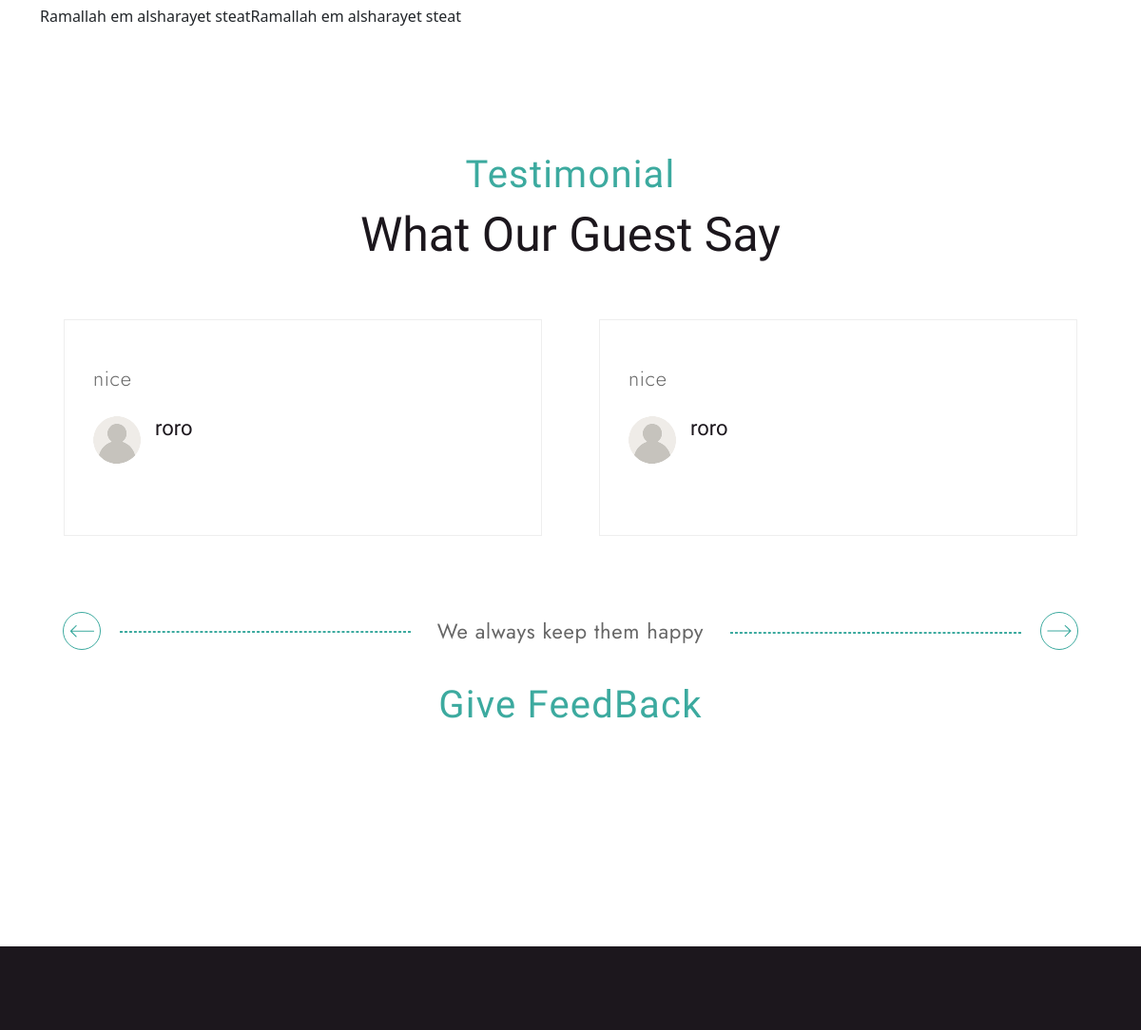
Page /subhall-details.php?shallId=65 (middle part) on the earlier database version.
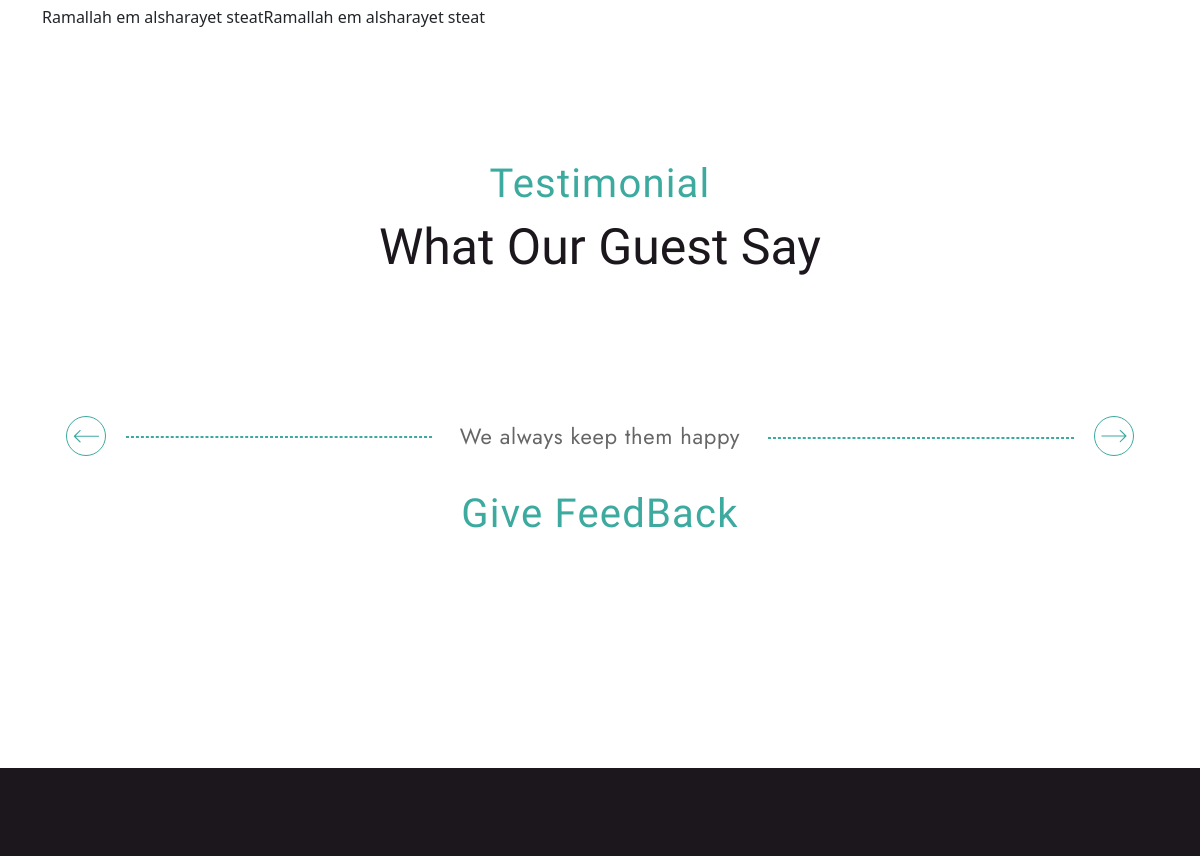
Same page on the later database version.
### tables this page shows
CREATE TABLE `feedback_subhall` (
  `id` int NOT NULL,
  `feedback` varchar(500) NOT NULL,
  `user_id` int NOT NULL,
  `hall_id` int NOT NULL
);

CREATE TABLE `users` (
  `id` int NOT NULL,
  `name` varchar(200) NOT NULL,
  `password` varchar(200) NOT NULL,
  `email` varchar(200) NOT NULL,
  `type` enum('user','owner') NOT NULL DEFAULT 'user',
  `status` tinyint(1) NOT NULL DEFAULT '1',
  `created_at` datetime NOT NULL DEFAULT CURRENT_TIMESTAMP
);

### admin/handlers/get_feedback_subhall.php (called while the page is built)
<?php
$sql="SELECT f.id, f.feedback, u.name
FROM feedback_subhall f
INNER JOIN users u
ON f.user_id = u.id where f.hall_id=$shallId ORDER BY f.id DESC";
$sqlResult=mysqli_query($conn,$sql);
$feedbackData=mysqli_fetch_all($sqlResult);
?>

### subhall-details.php (the view, shortened to what this page needs)
<?php
      if(isset($_POST['subhall'])){
      $shallId=$_POST['subhall']; }
      elseif(isset($_GET['shallId'])){
      $shallId=$_GET['shallId']; }
?>
<!DOCTYPE html>
<html lang="en">
<?php require ('inc/head.php'); ?>
<body>
<?php require ('inc/preloader_area.php');
    require("admin/handlers/db.php");
    $sql="SELECT * FROM subhalls where id=$shallId ";
    $sqlResult=mysqli_query($conn,$sql);
    $shallData=mysqli_fetch_assoc($sqlResult);
    require("admin/handlers/get_feedback_subhall.php");
    $sql1="SELECT * FROM feedback_subhall Where hall_id=$shallId ORDER BY id DESC";
    $query1=mysqli_query($conn,$sql1);
    $users=mysqli_fetch_all($query1,MYSQLI_ASSOC);
    ?>
    <div class="room-suits-details-page pt-120 mb-120">
        <div class="container">
            <div class="row mb-120 g-5">
                <div class="col-lg-8">
                    <ul<p><?php echo $shallData['number_of_guests']?> Guest</p></ul>
                    <ul<p><?php echo $shallData['hall_describtion']?></p>
                </div>
                <div class="col-lg-4">
                </div>
            </div>
        </div>
    </div>
    <div class="row">
        <div class="home-one-testimonial mb-120">
        <div class="container">
            <div class="row">
                <div class="col-12">
                    <div class="section-title1 text-center">
                        <span>Testimonial</span>
                        <h2>What Our Guest Say</h2>
                    </div>
                </div>
            </div>
            <div class="row justify-content-center">
                <div class="swiper testimonial-slider-1">
                    <div class="swiper-wrapper">
                    <?php
if(isset($users)){
foreach($feedbackData as $index=>$users){?>
                        <div class="swiper-slide">
                            <div class="testimonial-wrrap">
                                <div class="content">
                                    <p><?=$users[1];?> </p>
                                    <div class="author-review-area d-flex justify-content-between align-items-center flex-erap">
                                    <div class="authot-area d-flex align-items-center">
                                        <div class="author-img">
                                            <br/>
                                        <img  width="50" height="50" src="assets/images/icons/user1.svg">
                                        </div>
                                    <div class="author-name-deg">
                                            <h4><?=$users[2];?></h4>
                                            </div>
                                </div>
                                </div>
                                </div>
                            </div>
                        </div>
                        <?php }
}?>
                    </div>
                </div>
                <div class="row align-items-center pt-80">
                <div class="col-lg-4">
                    <div class="swiper-btn-left">
                       <div class="btns swiper-button-prev-e">
                       </div>
                    </div>
                </div>
                <div class="col-lg-4 d-flex justify-content-center">
                    <div class="contents">
                        <p>We always keep them happy</p>
                    </div>
                </div>
                <div class="col-lg-4">
                    <div class="swiper-btn-right">
                        <div class="btns swiper-button-next-e">
                        </div>
                    </div>
                </div>
            </div>
            </div>
            <br>
            <div class="col-13">
                    <div class="section-title1 text-center">
                      <span> <a class="btn--primary6" href="admin/handlers/feedback_subhall_chlogin.php?shallId=<?= $shallId ?>"> Give FeedBack </a> </span>
                    </div>
                    <div class="section-title1 text-center">
                    </div>
            </div>
         </div>
     </div>
    <?php require ('inc/footer.php');
    require('inc/js_file_link.php'); ?>
</body>
</html>

Differences in the rows shown:
removed feedback_subhall: feedback "nice", user.name "roro"
